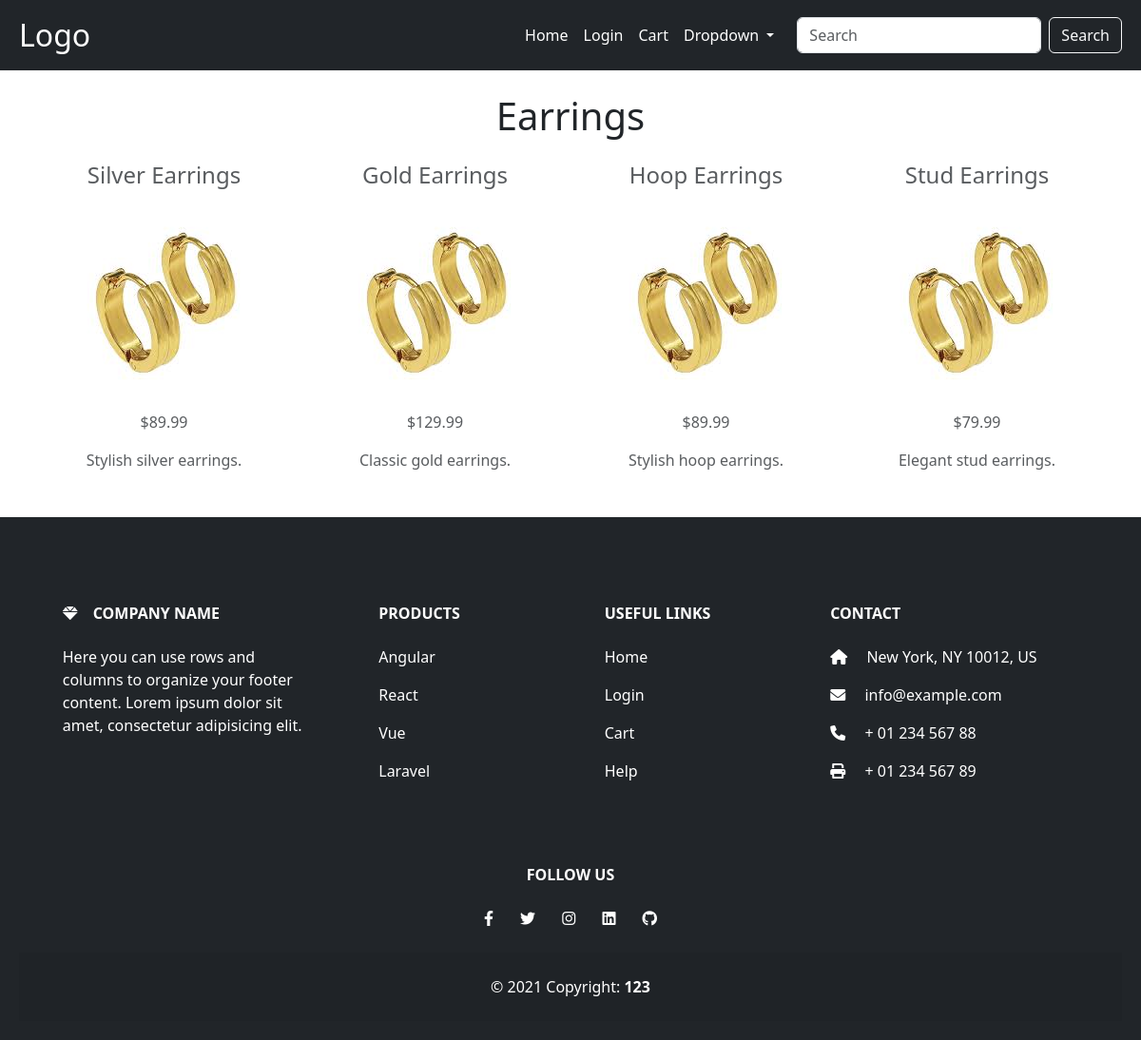
Screenshot of /category/3/ with the database file from the repository.
### app1/models.py (models this page shows, shortened)
class ProductCategory(models.Model):
    name = models.CharField(max_length=100)
    image = models.CharField(max_length=255)  # Path to category image

class Product(models.Model):
    name = models.CharField(max_length=100)
    description = models.TextField(blank=True)
    price = models.DecimalField(max_digits=10, decimal_places=2)
    category = models.ForeignKey(ProductCategory, on_delete=models.CASCADE, related_name='products')
    image = models.CharField(max_length=255)  # Path to product image

### app1/views.py (the view)
# urls.py: path('category/<int:category_id>/', category_detail, name='category_detail'),  # New URL for category details
def category_detail(request, category_id):
    category = get_object_or_404(ProductCategory, id=category_id)
    products = category.products.all()  # This fetches products related to the category
    return render(request, 'category_detail.html', {'category': category, 'products': products})

### app1/templates/category_detail.html
{% extends 'base.html' %}
{% load static %}
{% block content %}
<div class="container">
    <h1 class="text-center my-4">{{ category.name }}</h1>
    <div class="row">
        {% if products %}
            {% for product in products %}
            <div class="col-md-3 text-center text-muted">
                <h4 class="fw-normal">{{ product.name }}</h4>
                <a href="{% url 'shop' %}?id={{ product.id }}">
                    <img src="{% static product.image %}" class="img-fluid" alt="{{ product.name }}">
                </a>
                <p>${{ product.price }}</p>
                <p>{{ product.description }}</p>
            </div>
            {% endfor %}
        {% else %}
            <p>No products available in this category.</p>
        {% endif %}
    </div>
</div>
{% endblock %}

### app1/templates/base.html (style rules this page uses)
a { color: white; text-decoration: none; }

### rows the page displays
ProductCategory: name "Earrings"
Product: name "Silver Earrings", image (picture), price "89.99", description "Stylish silver earrings."
Product: name "Gold Earrings", image (picture), price "129.99", description "Classic gold earrings."
Product: name "Hoop Earrings", image (picture), price "89.99", description "Stylish hoop earrings."
Product: name "Stud Earrings", image (picture), price "79.99", description "Elegant stud earrings."
